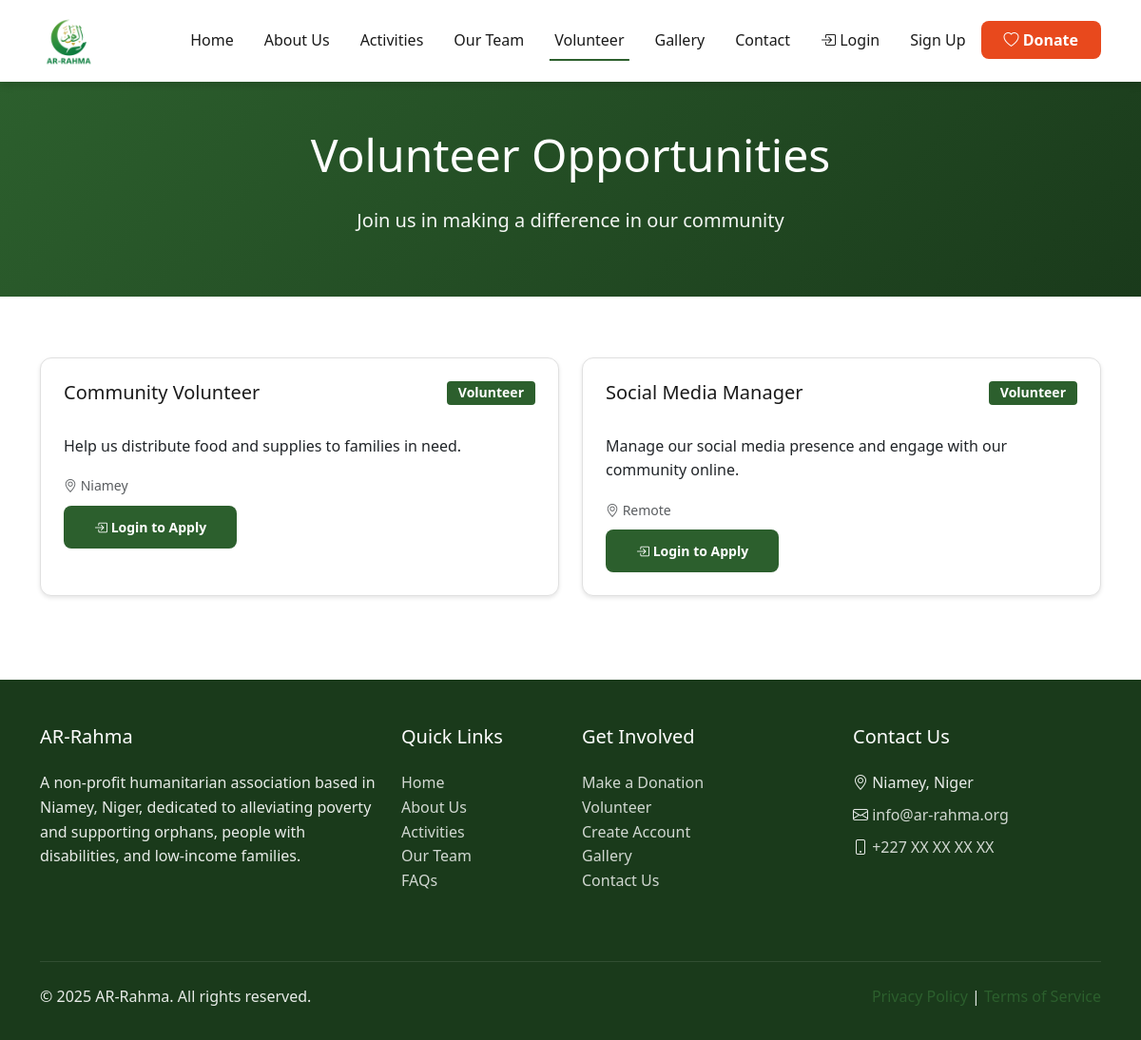
Screenshot of /volunteer.php with the database file from the repository.
### tables this page shows
CREATE TABLE open_roles (
    id INT AUTO_INCREMENT PRIMARY KEY,
    title VARCHAR(255) NOT NULL,
    description TEXT NOT NULL,
    requirements TEXT,
    responsibilities TEXT,
    type ENUM('volunteer', 'internship', 'full_time', 'part_time', 'contract') DEFAULT 'volunteer',
    location VARCHAR(255),
    duration VARCHAR(100),
    slots_available INT DEFAULT 1,
    slots_filled INT DEFAULT 0,
    deadline DATE,
    status ENUM('open', 'closed', 'draft') DEFAULT 'open',
    created_by INT,
    created_at TIMESTAMP DEFAULT CURRENT_TIMESTAMP,
    updated_at TIMESTAMP DEFAULT CURRENT_TIMESTAMP ON UPDATE CURRENT_TIMESTAMP,
    FOREIGN KEY (created_by) REFERENCES admins(id) ON DELETE SET NULL,
    INDEX idx_status (status)
);

CREATE TABLE site_settings (
    id INT AUTO_INCREMENT PRIMARY KEY,
    setting_key VARCHAR(100) UNIQUE NOT NULL,
    setting_value TEXT,
    description VARCHAR(500),
    updated_at TIMESTAMP DEFAULT CURRENT_TIMESTAMP ON UPDATE CURRENT_TIMESTAMP
);

### includes/functions.php (called while the page is built, shortened)
<?php
function isLoggedIn() {
    return isset($_SESSION['user_id']) && !empty($_SESSION['user_id']);
}
function truncateText($text, $length = 150, $suffix = '...') {
    if (strlen($text) <= $length) {
        return $text;
    }
    return substr($text, 0, $length) . $suffix;
}
function getSiteSetting($key, $default = '') {
    global $pdo;
    try {
        $stmt = $pdo->prepare("SELECT setting_value FROM site_settings WHERE setting_key = ?");
        $stmt->execute([$key]);
        $result = $stmt->fetch();
        return $result ? $result['setting_value'] : $default;
    } catch (PDOException $e) {
        return $default;
    }
}
?>

### volunteer.php (the view, shortened to what this page needs)
<?php
require_once 'config/database.php';
require_once 'includes/functions.php';
$stmt = $pdo->query("SELECT * FROM open_roles WHERE status = 'open' ORDER BY created_at DESC");
$roles = $stmt->fetchAll();
?>
<!DOCTYPE html>
<html lang="en">
<head>
    <link href="https://cdn.jsdelivr.net/npm/bootstrap@5.3.0/dist/css/bootstrap.min.css" rel="stylesheet">
    <link rel="stylesheet" href="https://cdn.jsdelivr.net/npm/bootstrap-icons@1.10.0/font/bootstrap-icons.css">
    <link rel="stylesheet" href="assets/css/style.css">
</head>
<body>
    <?php include 'includes/header.php'; ?>
    <section class="hero-section" style="padding: 3rem 0;">
        <div class="container text-center">
            <h1>Volunteer Opportunities</h1>
            <p class="lead">Join us in making a difference in our community</p>
        </div>
    </section>
    <section class="section">
        <div class="container">
            <?php if (empty($roles)): ?>
            <div class="text-center py-5">
                <i class="bi bi-briefcase" style="font-size: 4rem; color: #ccc;"></i>
                <h4 class="mt-3">No open positions at the moment</h4>
                <p>Check back later for new opportunities</p>
            </div>
            <?php else: ?>
            <div class="row">
                <?php foreach ($roles as $role): ?>
                <div class="col-lg-6 mb-4">
                    <div class="card h-100">
                        <div class="card-body">
                            <div class="d-flex justify-content-between align-items-start mb-3">
                                <h5 class="card-title"><?php echo htmlspecialchars($role['title']); ?></h5>
                                <span class="badge badge-primary"><?php echo ucfirst($role['type']); ?></span>
                            </div>
                            <p class="card-text"><?php echo truncateText($role['description'], 150); ?></p>
                            <div class="mb-2">
                                <small class="text-muted">
                                    <i class="bi bi-geo-alt"></i> <?php echo htmlspecialchars($role['location'] ?? 'Flexible'); ?>
                                </small>
                            </div>
                            <?php if (isLoggedIn()): ?>
                                <?php if (hasApplied(getCurrentUserId(), $role['id'])): ?>
                                <button class="btn btn-secondary btn-sm" disabled>
                                    <i class="bi bi-check-circle"></i> Already Applied
                                </button>
                                <?php else: ?>
                                <a href="apply.php?role_id=<?php echo $role['id']; ?>" class="btn btn-primary btn-sm">
                                    <i class="bi bi-file-text"></i> Apply Now
                                </a>
                                <?php endif; ?>
                            <?php else: ?>
                            <a href="login.php" class="btn btn-primary btn-sm">
                                <i class="bi bi-box-arrow-in-right"></i> Login to Apply
                            </a>
                            <?php endif; ?>
                        </div>
                    </div>
                </div>
                <?php endforeach; ?>
            </div>
            <?php endif; ?>
        </div>
    </section>
    <?php include 'includes/footer.php'; ?>
</body>
</html>

### includes/header.php (shortened to what this page needs)
<?php
$current_page = basename($_SERVER['PHP_SELF']);
?>
<header class="main-header">
    <nav class="navbar navbar-expand-lg">
        <div class="container">
            <a class="navbar-brand" href="/ar-rahma-website/index.php">
                <img src="/ar-rahma-website/assets/images/logo.png" alt="AR-Rahma" style="height: 60px; width: auto;">
            </a>
            <div class="collapse navbar-collapse" id="navbarNav">
                <ul class="navbar-nav ms-auto">
                    <li class="nav-item">
                        <a class="nav-link <?php echo ($current_page == 'index.php') ? 'active' : ''; ?>"
                           href="/ar-rahma-website/index.php">Home</a>
                    </li>
                    <li class="nav-item">
                        <a class="nav-link <?php echo ($current_page == 'about.php') ? 'active' : ''; ?>"
                           href="/ar-rahma-website/about.php">About Us</a>
                    </li>
                    <li class="nav-item">
                        <a class="nav-link <?php echo ($current_page == 'activities.php') ? 'active' : ''; ?>"
                           href="/ar-rahma-website/activities.php">Activities</a>
                    </li>
                    <li class="nav-item">
                        <a class="nav-link <?php echo ($current_page == 'team.php') ? 'active' : ''; ?>"
                           href="/ar-rahma-website/team.php">Our Team</a>
                    </li>
                    <li class="nav-item">
                        <a class="nav-link <?php echo ($current_page == 'volunteer.php') ? 'active' : ''; ?>"
                           href="/ar-rahma-website/volunteer.php">Volunteer</a>
                    </li>
                    <li class="nav-item">
                        <a class="nav-link <?php echo ($current_page == 'gallery.php') ? 'active' : ''; ?>"
                           href="/ar-rahma-website/gallery.php">Gallery</a>
                    </li>
                    <li class="nav-item">
                        <a class="nav-link <?php echo ($current_page == 'contact.php') ? 'active' : ''; ?>"
                           href="/ar-rahma-website/contact.php">Contact</a>
                    </li>
                    <?php if (isLoggedIn()): ?>
                    <li class="nav-item dropdown">
                        <a class="nav-link dropdown-toggle" href="#" role="button" data-bs-toggle="dropdown">
                            <i class="bi bi-person-circle"></i> My Account
                        </a>
                        <ul class="dropdown-menu dropdown-menu-end">
                            <li><a class="dropdown-item" href="/ar-rahma-website/my_applications.php">My Applications</a></li>
                            <li><a class="dropdown-item" href="/ar-rahma-website/profile.php">Profile</a></li>
                            <li><hr class="dropdown-divider"></li>
                            <li><a class="dropdown-item" href="/ar-rahma-website/logout.php">Logout</a></li>
                        </ul>
                    </li>
                    <?php else: ?>
                    <li class="nav-item">
                        <a class="nav-link" href="/ar-rahma-website/login.php">
                            <i class="bi bi-box-arrow-in-right"></i> Login
                        </a>
                    </li>
                    <li class="nav-item">
                        <a class="nav-link" href="/ar-rahma-website/signup.php">Sign Up</a>
                    </li>
                    <?php endif; ?>
                    <li class="nav-item">
                        <a class="btn btn-donate" href="/ar-rahma-website/donate.php">
                            <i class="bi bi-heart"></i> Donate
                        </a>
                    </li>
                </ul>
            </div>
        </div>
    </nav>
</header>

### includes/footer.php (shortened to what this page needs)
<?php
$site_name = getSiteSetting('site_name', 'AR-Rahma');
$contact_email = getSiteSetting('contact_email', 'info@ar-rahma.org');
$contact_phone = getSiteSetting('contact_phone', '+227 XX XX XX XX');
$contact_address = getSiteSetting('contact_address', 'Niamey, Niger');
?>
<footer class="main-footer">
    <div class="container">
        <div class="row">
            <div class="col-lg-4 col-md-6 footer-section mb-4">
                <h5><?php echo htmlspecialchars($site_name); ?></h5>
                <p>
                    A non-profit humanitarian association based in Niamey, Niger,
                    dedicated to alleviating poverty and supporting orphans, people with disabilities,
                    and low-income families.
                </p>
            </div>
            <div class="col-lg-2 col-md-6 footer-section mb-4">
                <h5>Quick Links</h5>
                <ul>
                    <li><a href="/ar-rahma-website/index.php">Home</a></li>
                    <li><a href="/ar-rahma-website/about.php">About Us</a></li>
                    <li><a href="/ar-rahma-website/activities.php">Activities</a></li>
                    <li><a href="/ar-rahma-website/team.php">Our Team</a></li>
                    <li><a href="/ar-rahma-website/faq.php">FAQs</a></li>
                </ul>
            </div>
            <div class="col-lg-3 col-md-6 footer-section mb-4">
                <h5>Get Involved</h5>
                <ul>
                    <li><a href="/ar-rahma-website/donate.php">Make a Donation</a></li>
                    <li><a href="/ar-rahma-website/volunteer.php">Volunteer</a></li>
                    <li><a href="/ar-rahma-website/signup.php">Create Account</a></li>
                    <li><a href="/ar-rahma-website/gallery.php">Gallery</a></li>
                    <li><a href="/ar-rahma-website/contact.php">Contact Us</a></li>
                </ul>
            </div>
            <div class="col-lg-3 col-md-6 footer-section mb-4">
                <h5>Contact Us</h5>
                <ul class="list-unstyled">
                    <li class="mb-2">
                        <i class="bi bi-geo-alt"></i>
                        <?php echo htmlspecialchars($contact_address); ?>
                    </li>
                    <li class="mb-2">
                        <i class="bi bi-envelope"></i>
                        <a href="mailto:<?php echo htmlspecialchars($contact_email); ?>">
                            <?php echo htmlspecialchars($contact_email); ?>
                        </a>
                    </li>
                    <li class="mb-2">
                        <i class="bi bi-phone"></i>
                        <a href="tel:<?php echo str_replace(' ', '', $contact_phone); ?>">
                            <?php echo htmlspecialchars($contact_phone); ?>
                        </a>
                    </li>
                </ul>
            </div>
        </div>
        <div class="footer-bottom">
            <div class="row">
                <div class="col-md-6 text-center text-md-start">
                    <p>&copy; <?php echo date('Y'); ?> <?php echo htmlspecialchars($site_name); ?>. All rights reserved.</p>
                </div>
                <div class="col-md-6 text-center text-md-end">
                    <a href="/ar-rahma-website/privacy.php">Privacy Policy</a> |
                    <a href="/ar-rahma-website/terms.php">Terms of Service</a>
                </div>
            </div>
        </div>
    </div>
</footer>

### assets/css/style.css (style rules this page uses)
:root { --primary-color: #2C5F2D; --primary-dark: #1a3a1b; --primary-light: #4a8f4c; --secondary-color: #D4AF37; --secondary-dark: #b8941f; --accent-color: #E8491D; --dark-text: #1a1a1a; --light-text: #666666; --white: #ffffff; --light-bg: #f8f9fa; --border-color: #e0e0e0; --spacing-sm: 1rem; --spacing-md: 1.5rem; --spacing-lg: 2rem; --spacing-xl: 3rem; --shadow-sm: 0 2px 4px rgba(0,0,0,0.1); --shadow-md: 0 4px 8px rgba(0,0,0,0.12); --shadow-lg: 0 8px 16px rgba(0,0,0,0.15); }
* { margin: 0; padding: 0; box-sizing: border-box; }
body { font-family: 'Segoe UI', Tahoma, Geneva, Verdana, sans-serif; color: var(--dark-text); line-height: 1.6; background: var(--white); }
img { max-width: 100%; height: auto; }
a { text-decoration: none; color: var(--primary-color); transition: color 0.3s; }
.main-header { background: var(--white); box-shadow: var(--shadow-md); position: sticky; top: 0; z-index: 1000; }
.navbar-brand { font-size: 1.5rem; font-weight: bold; color: var(--primary-color) !important; }
.nav-link { color: var(--dark-text) !important; font-weight: 500; padding: 0.5rem 1rem !important; transition: all 0.3s; position: relative; }
.nav-link::after { content: ''; position: absolute; bottom: 0; left: 50%; transform: translateX(-50%); width: 0; height: 2px; background: var(--primary-color); transition: width 0.3s; }
.nav-link:hover::after, .nav-link.active::after { width: 80%; }
.btn-donate { background: var(--accent-color) !important; color: var(--white) !important; border-radius: 8px; padding: 0.5rem 1.5rem !important; font-weight: 600; border: none; transition: all 0.3s; }
.hero-section { background: linear-gradient(135deg, var(--primary-color) 0%, var(--primary-dark) 100%); color: var(--white); padding: 5rem 0; position: relative; }
.hero-section h1 { color: var(--white); font-size: 3rem; margin-bottom: var(--spacing-md); }
.hero-section p { color: rgba(255,255,255,0.95); font-size: 1.25rem; }
.btn { padding: 0.75rem 2rem; border-radius: 8px; font-weight: 600; transition: all 0.3s; border: none; cursor: pointer; }
.btn-primary { background: var(--primary-color); color: var(--white); }
.card { background: var(--white); border-radius: 12px; box-shadow: var(--shadow-sm); overflow: hidden; transition: all 0.3s; border: 1px solid var(--border-color); }
.card-body { padding: var(--spacing-md); }
.card-title { color: var(--dark-text); font-size: 1.25rem; margin-bottom: var(--spacing-sm); }
.section { padding: 4rem 0; }
.badge { display: inline-block; padding: 0.35rem 0.75rem; border-radius: 4px; font-size: 0.875rem; font-weight: 600; }
.badge-primary { background: var(--primary-color); color: var(--white); }
.main-footer { background: var(--primary-dark); color: rgba(255,255,255,0.9); padding: 3rem 0 1rem; }
.footer-section h5 { color: var(--white); margin-bottom: var(--spacing-md); }
.footer-section ul { list-style: none; padding: 0; }
.footer-section a { color: rgba(255,255,255,0.8); }
.footer-bottom { border-top: 1px solid rgba(255,255,255,0.1); padding-top: var(--spacing-md); margin-top: var(--spacing-lg); text-align: center; }
.text-center { text-align: center; }
.mb-3 { margin-bottom: 1.5rem; }

### rows the page displays
open_roles: title "Community Volunteer", type "Volunteer", description "Help us distribute food and supplies to families in need.", location "Niamey"
open_roles: title "Social Media Manager", type "Volunteer", description "Manage our social media presence and engage with our community online.", location "Remote"
site_settings: setting_value "AR-Rahma"
site_settings: setting_value "Niamey, Niger"
site_settings: setting_value "info@ar-rahma.org"
site_settings: setting_value "+227 XX XX XX XX"
